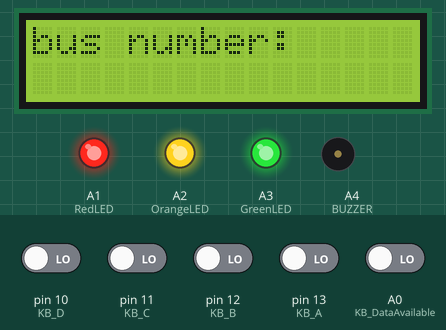
This sketch was run on a simulated Arduino Uno, built with avr-gcc and run on an emulated ATmega328P. On the bench: 16×2 character LCD, output pins drawn as LEDs (lit = HIGH), buzzer (waves = sounding, pin HIGH). Inputs (shaded band) come from the test bench; at power-on: A0 (KB_DataAvailable), pin 10 (KB_D), pin 11 (KB_C), pin 12 (KB_B), pin 13 (KB_A) LOW. What the sketch prints to the serial monitor is not drawn.

Above: at 1.2 s.
1.3 s: A0 (KB_DataAvailable) driven HIGH
At 3.1 s:
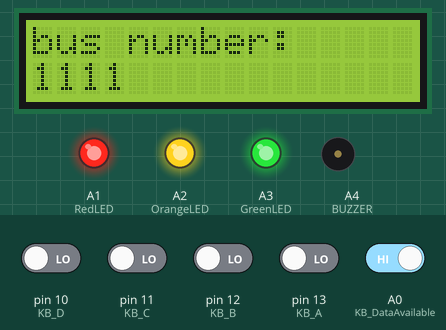
3.3 s: pin 10 (KB_D) driven HIGH
At 4.9 s:
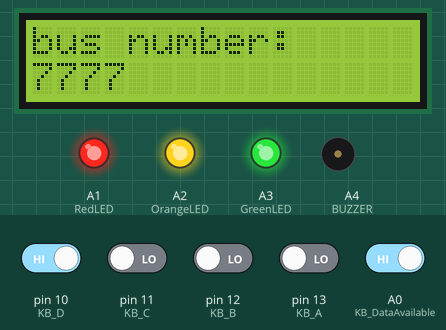
5.3 s: pin 11 (KB_C) driven HIGH
At 7.7 s:
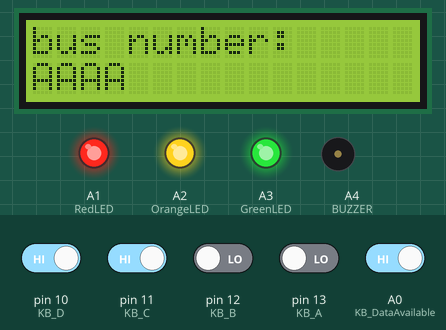
8.1 s: pin 12 (KB_B) driven HIGH
At 8.41 s:
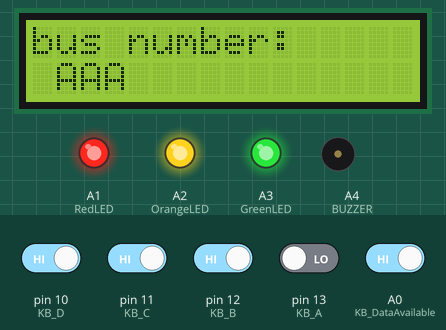
12.4 s: pin 10 (KB_D) driven LOW
At 15.0 s:
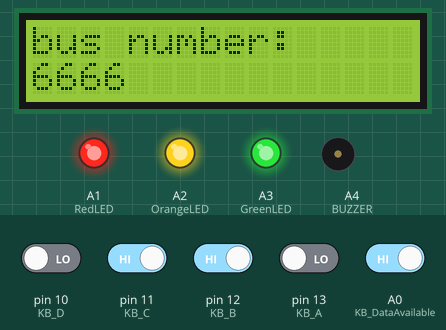
Timing chart, 0 to 15.5 s (numbered marks = the images above; inputs shaded):
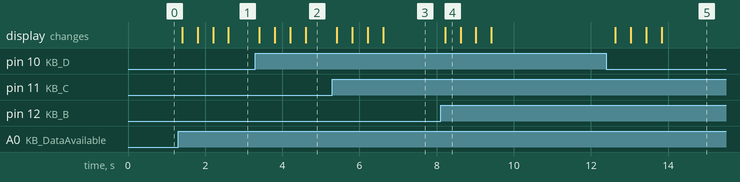

Measured:
- after the input at 1.3 s, the display: first changes after 0.10 s (image 1 shows a later state)
- after the input at 3.3 s, the display: first changes after 0.11 s (image 2 shows a later state)
- after the input at 5.3 s, the display: first changes after 0.11 s (image 3 shows a later state)
- after the input at 8.1 s, the display: changes after 0.12 s (image 4)
- after the input at 12.4 s, the display: first changes after 0.23 s (image 5 shows a later state)
- what the display in image 4 shows lasts 0.4 s, from 8.2 s to 8.6 s

The sketch:

flag1.ino
```cpp
//This program reads a keypad and displays a LCD screen

// include the library code:
#include <LiquidCrystal.h>
#include <SoftwareSerial.h>
#include <string.h>
#define RxD 8
#define TxD 9

char recvChar;
String recvStr;

String test;

SoftwareSerial slave(RxD, TxD);

// initialize the library by associating any needed LCD interface pin
// with the arduino pin number it is connected to
const int rs = 7, en = 6, d4 = 5, d5 = 4, d6 = 3, d7 = 2;
LiquidCrystal lcd(rs, en, d4, d5, d6, d7);
//string S1;
#define NOTE_E6 1319
#define BUZZER A4
// Pins for 74C922 keypad encoder
int KB_DataAvailable=A0;//Data ready pin from Keyboard
int KB_A=13;
int KB_B=12;
int KB_C=11;
int KB_D=10;
int GreenLED=A3;
int OrangeLED=A2;
int RedLED=A1;
int FOR;
int REV;
char k;

// Declare keypad layout
char keys[] = {'1','2','3','F',
               '4','5','6','E',
               '7','8','9','M',
               'A','0','B','C'};

#define NO_OF_CHAR 4
char d[NO_OF_CHAR+1];//FIFO queue for characters to display
char* flagThingy = d;

void setup(void) {
  int i;

  pinMode(RxD, INPUT);
  pinMode(TxD, OUTPUT);
  slave.begin(9600);
  recvStr = "";
  test = "24";

  for(i=0;i<NO_OF_CHAR;i++) d[i]=' ';
  d[NO_OF_CHAR]=0; // end with NULL
  //initialize pins for keypad
  pinMode(KB_DataAvailable,INPUT);
  pinMode(KB_A,INPUT);
  pinMode(KB_B,INPUT);
  pinMode(KB_C,INPUT);
  pinMode(KB_D,INPUT);
  pinMode(BUZZER,OUTPUT);
  pinMode(GreenLED,OUTPUT);
  pinMode(OrangeLED,OUTPUT);
  pinMode(RedLED,OUTPUT);
  // set up the LCD's number of columns and rows:
  lcd.begin(16, 2);
  // Print a message to the LCD.
  lcd.print("bus number:");
  Serial.begin(9600);
  analogWrite(GreenLED,255);
  analogWrite(RedLED,255);
  analogWrite(OrangeLED,255);
  }

void loop(void) {
  Serial.print("recvStr: ");
  Serial.println(recvStr);
  if (slave.available()) {                            //if data is available from the master arduino
    recvChar = slave.read();                        //store character received
    Serial.print(recvChar);                         //display character received on the serial monitor

    recvStr = String(recvStr + String(recvChar));   //concatenate the recvChar
    delay(10);
  }
  else{
    //if the received string is "Hello", then blink led and send a '1' back to master arduino
    if (recvStr[0] == '2' && recvStr[1] == '4' && recvStr[2] == 'E' )
    {
      analogWrite(OrangeLED,255);
    }

    if (recvStr[0] == '1' && recvStr[1] == '7' && recvStr[2] == '9') {
      analogWrite(GreenLED,255);
    }

    if (recvStr[0] == '1' && recvStr[1] == '9' && recvStr[2] == '9') {
      analogWrite(RedLED,255);
    }
    recvStr = "";                                  //clear the recvStr
  }
    //check if the keypad is hit
  if(digitalRead(KB_DataAvailable)){
    KB_Read(); //read the keypad
    delay(100);

    lcd.setCursor(0, 1);
    // print the KEY being pressed:
    lcd.print(d);
    // set the cursor to column 0, line 1
    // (note: line 1 is the second row, since counting begins with 0):
    delay(300);
    Serial.println(flagThingy);
    Serial.println(d);
    if(k==3){
      Serial.println(d);
      if(strcmp(d, " 179") == 0){
        analogWrite(GreenLED,0);
        tone(BUZZER, NOTE_E6, 1000);
        //slave.print("GreenOn"));
        delay(1000);
        noTone(BUZZER);
        delay(100);
        for(int i=0;i<(NO_OF_CHAR);i++) d[i]=' ';
        lcd.setCursor(0, 1);
        // print the KEY being pressed:
        lcd.print(d);
      }
      else if(strcmp(d, " 24E") == 0){
        analogWrite(OrangeLED,0);
        tone(BUZZER, NOTE_E6, 1000);
        slave.print("OrangeOn");
        delay(1000);
        noTone(BUZZER);
        delay(100);
        for(int i=0;i<(NO_OF_CHAR);i++) d[i]=' ';
        lcd.setCursor(0, 1);
        // print the KEY being pressed:
        lcd.print(d);
      }
      else if(strcmp(d, " 199") == 0){
        analogWrite(RedLED,0);
        tone(BUZZER, NOTE_E6, 1000);
        slave.print("RedOn");
        delay(1000);
        noTone(BUZZER);
        delay(100);
        for(int i=0;i<(NO_OF_CHAR);i++) d[i]=' ';
        lcd.setCursor(0, 1);
        // print the KEY being pressed:
        lcd.print(d);
      }
      else{
        Serial.println(d);
          for(int i=0;i<(NO_OF_CHAR);i++) d[i]=' ';
        lcd.setCursor(0, 1);
        // print the KEY being pressed:
        lcd.print(d);
        lcd.clear();
        lcd.print("WRONG NUMBER");
        delay(500);
        lcd.clear();
        lcd.print("bus number:");

      }
    }
  }
}

void KB_Read() {
  int ka,kb,kc,kd,i;
  ka=digitalRead(KB_A); //read encoder output A
  kb=digitalRead(KB_B); //read encoder output B
  kc=digitalRead(KB_C); //read encoder output C
  kd=digitalRead(KB_D); //read encoder output D

  k=ka+kb*2+kc*4+kd*8; // combine the encoder outputs
  if(k==3){
    //flagThingy= (d[NO_OF_CHAR-1]-'0')+10*(d[NO_OF_CHAR-2]-'0')+100*(d[NO_OF_CHAR-3]-'0');
    //flagThingy= d ;
    //S1.append(1, d[NO_OF_CHAR-1]);
    //cout << S1 << endl;
    //flagThingy= S1+S2+S3;
    //for(i=0;i<(NO_OF_CHAR);i++) d[i]=' ';
    d[NO_OF_CHAR]=0;
  }
  else if(k==14){
    d[3]=d[2];
    d[2]=d[1];
    d[1]=d[0];
    d[0]=' ';
  }
  else if(k==15){
    for(i=0;i<(NO_OF_CHAR);i++) d[i]=' ';
  }
  //else if(k==12){
  //else if(k==14){
   //d[NO_OF_CHAR]=0;

  else{
    for(i=0;i<(NO_OF_CHAR-1);i++) d[i]=d[i+1];//move displayed characters in FIFO queue forward discarding the first one
    d[NO_OF_CHAR-1]=keys[k]; // update the key into the queue
    d[NO_OF_CHAR]=0; // end with NULL
  }
// if( d[NO_OF_CHAR-1]=='F'){
  //       int flagThingy= d[NO_OF_CHAR-2]+10*d[NO_OF_CHAR-3]+100*d[NO_OF_CHAR-4];
  //     }
}
```
